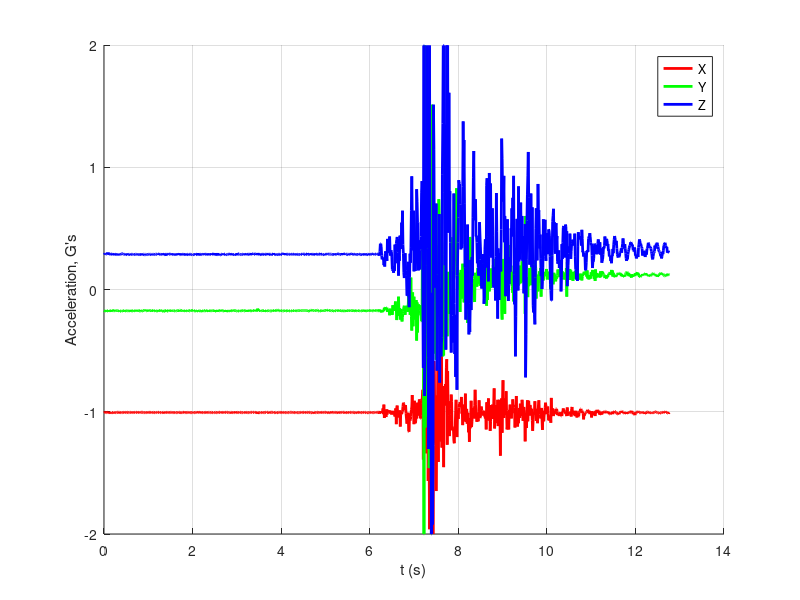

The MATLAB script that drew this image:
%% Load Data

close all
load('accel_3.mat') % gets 'databuf' variable

% test circumstances: 6 mph winds
% test 3: lucas hops fence like pro
% test 4: jack holding it still (inside job)
% test 5: shake
% test 6: lucas runs into fence
% test 7: the rhino test (insane run and slam)
% test 8: shaking 2 panels away
% test 9: 5 panels away, simulating attempt to climb
%% ADXL configuration
% ( from datasheet )
% SENS     LSB PER G
%   2       256
%   4       128
%   8       64
%   16      32
lsb_per_g_map = [0 256 0 128 0 0 0 64 0 0 0 0 0 0 0 32];
adxl_sens = 2; % range in +- g
adxl_adc_bits = 10; % 10
Fs = 100;

adxl_lsbs_per_g = lsb_per_g_map(adxl_sens); 
%% Scale the variables to G's
databuf.x = databuf.x / adxl_lsbs_per_g;
databuf.y = databuf.y / adxl_lsbs_per_g;
databuf.z = databuf.z / adxl_lsbs_per_g;

%% Plots
t = 0:(1/Fs):length(databuf.x)/Fs;
t = t(1:length(databuf.x));

figure, hold on
grid on
plot(t, databuf.x, 'r', 'linewidth', 2)
plot(t, databuf.y, 'g', 'linewidth', 2)
plot(t, databuf.z, 'b', 'linewidth', 2)
xlabel('t (s)')
ylabel('Acceleration, G''s')

legend('X', 'Y', 'Z')

